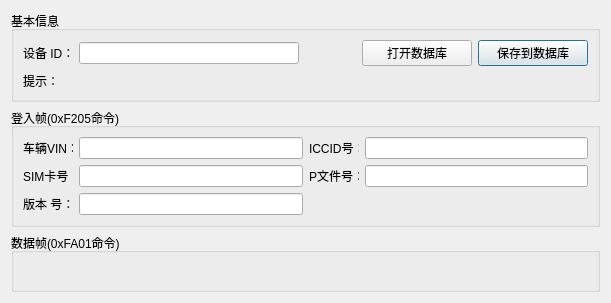
<?xml version="1.0" encoding="UTF-8"?>
<ui version="4.0">
 <class>ZqProtocolDialog</class>
 <widget class="QDialog" name="ZqProtocolDialog">
  <property name="geometry">
   <rect>
    <x>0</x>
    <y>0</y>
    <width>611</width>
    <height>303</height>
   </rect>
  </property>
  <property name="windowTitle">
   <string> 北斗车载终端重汽定制协议</string>
  </property>
  <layout class="QGridLayout" name="gridLayout_3">
   <item row="0" column="0">
    <widget class="QGroupBox" name="baseInfoGroupBox">
     <property name="title">
      <string>基本信息</string>
     </property>
     <layout class="QGridLayout" name="gridLayout_2">
      <item row="0" column="4">
       <widget class="QPushButton" name="slaveToDatabaseButton">
        <property name="sizePolicy">
         <sizepolicy hsizetype="Expanding" vsizetype="Fixed">
          <horstretch>0</horstretch>
          <verstretch>0</verstretch>
         </sizepolicy>
        </property>
        <property name="minimumSize">
         <size>
          <width>110</width>
          <height>0</height>
         </size>
        </property>
        <property name="text">
         <string>保存到数据库</string>
        </property>
       </widget>
      </item>
      <item row="1" column="0" colspan="2">
       <widget class="QLabel" name="databaseTipLabel">
        <property name="minimumSize">
         <size>
          <width>120</width>
          <height>0</height>
         </size>
        </property>
        <property name="text">
         <string>提示：</string>
        </property>
       </widget>
      </item>
      <item row="0" column="3">
       <widget class="QPushButton" name="openDatabaseButton">
        <property name="sizePolicy">
         <sizepolicy hsizetype="Expanding" vsizetype="Fixed">
          <horstretch>0</horstretch>
          <verstretch>0</verstretch>
         </sizepolicy>
        </property>
        <property name="minimumSize">
         <size>
          <width>110</width>
          <height>0</height>
         </size>
        </property>
        <property name="text">
         <string>打开数据库</string>
        </property>
       </widget>
      </item>
      <item row="0" column="1">
       <widget class="QLineEdit" name="deviceIdLineEdit">
        <property name="sizePolicy">
         <sizepolicy hsizetype="Expanding" vsizetype="Fixed">
          <horstretch>0</horstretch>
          <verstretch>0</verstretch>
         </sizepolicy>
        </property>
        <property name="minimumSize">
         <size>
          <width>220</width>
          <height>0</height>
         </size>
        </property>
        <property name="text">
         <string/>
        </property>
       </widget>
      </item>
      <item row="0" column="0">
       <widget class="QLabel" name="label_9">
        <property name="minimumSize">
         <size>
          <width>50</width>
          <height>0</height>
         </size>
        </property>
        <property name="maximumSize">
         <size>
          <width>50</width>
          <height>16777215</height>
         </size>
        </property>
        <property name="text">
         <string>设备 ID：</string>
        </property>
       </widget>
      </item>
      <item row="0" column="2">
       <spacer name="horizontalSpacer">
        <property name="orientation">
         <enum>Qt::Horizontal</enum>
        </property>
        <property name="sizeHint" stdset="0">
         <size>
          <width>40</width>
          <height>20</height>
         </size>
        </property>
       </spacer>
      </item>
     </layout>
    </widget>
   </item>
   <item row="1" column="0">
    <widget class="QGroupBox" name="loginFrameGroupBox">
     <property name="title">
      <string>登入帧(0xF205命令)</string>
     </property>
     <layout class="QGridLayout" name="gridLayout">
      <item row="0" column="0">
       <widget class="QLabel" name="label_3">
        <property name="minimumSize">
         <size>
          <width>50</width>
          <height>0</height>
         </size>
        </property>
        <property name="maximumSize">
         <size>
          <width>50</width>
          <height>16777215</height>
         </size>
        </property>
        <property name="text">
         <string>车辆VIN：</string>
        </property>
       </widget>
      </item>
      <item row="0" column="1">
       <widget class="QLineEdit" name="vinLineEdit">
        <property name="text">
         <string/>
        </property>
       </widget>
      </item>
      <item row="0" column="2">
       <widget class="QLabel" name="label_6">
        <property name="minimumSize">
         <size>
          <width>50</width>
          <height>0</height>
         </size>
        </property>
        <property name="maximumSize">
         <size>
          <width>50</width>
          <height>16777215</height>
         </size>
        </property>
        <property name="text">
         <string>ICCID号：</string>
        </property>
       </widget>
      </item>
      <item row="0" column="3">
       <widget class="QLineEdit" name="iccidLineEdit">
        <property name="text">
         <string/>
        </property>
       </widget>
      </item>
      <item row="1" column="0">
       <widget class="QLabel" name="label_5">
        <property name="minimumSize">
         <size>
          <width>50</width>
          <height>0</height>
         </size>
        </property>
        <property name="maximumSize">
         <size>
          <width>50</width>
          <height>16777215</height>
         </size>
        </property>
        <property name="text">
         <string>SIM卡号：</string>
        </property>
       </widget>
      </item>
      <item row="1" column="1">
       <widget class="QLineEdit" name="simLineEdit">
        <property name="text">
         <string/>
        </property>
       </widget>
      </item>
      <item row="1" column="2">
       <widget class="QLabel" name="label_4">
        <property name="minimumSize">
         <size>
          <width>50</width>
          <height>0</height>
         </size>
        </property>
        <property name="maximumSize">
         <size>
          <width>50</width>
          <height>16777215</height>
         </size>
        </property>
        <property name="text">
         <string>P文件号：</string>
        </property>
       </widget>
      </item>
      <item row="1" column="3">
       <widget class="QLineEdit" name="pNumLineEdit">
        <property name="text">
         <string/>
        </property>
       </widget>
      </item>
      <item row="2" column="0">
       <widget class="QLabel" name="label_10">
        <property name="minimumSize">
         <size>
          <width>50</width>
          <height>0</height>
         </size>
        </property>
        <property name="maximumSize">
         <size>
          <width>50</width>
          <height>16777215</height>
         </size>
        </property>
        <property name="text">
         <string>版本 号：</string>
        </property>
       </widget>
      </item>
      <item row="2" column="1">
       <widget class="QLineEdit" name="versionLineEdit">
        <property name="sizePolicy">
         <sizepolicy hsizetype="Expanding" vsizetype="Fixed">
          <horstretch>0</horstretch>
          <verstretch>0</verstretch>
         </sizepolicy>
        </property>
        <property name="text">
         <string/>
        </property>
       </widget>
      </item>
     </layout>
    </widget>
   </item>
   <item row="2" column="0">
    <widget class="QGroupBox" name="dataFrameGroupBox">
     <property name="title">
      <string>数据帧(0xFA01命令)</string>
     </property>
    </widget>
   </item>
  </layout>
 </widget>
 <resources/>
 <connections/>
</ui>
